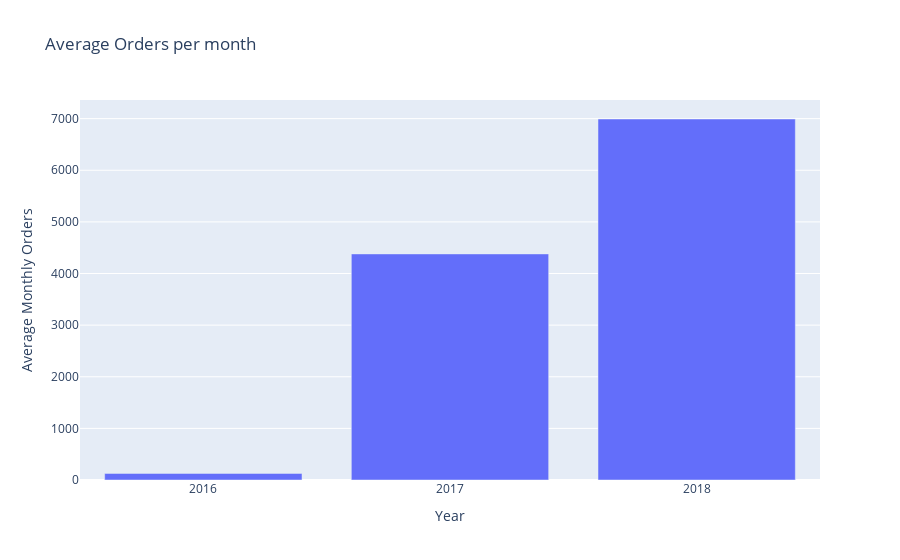

Here is the notebook cell this chart was saved with:
### Code cell
# Plot the average number of orders per month
monthly_orders_fig = px.bar(
    data_frame=average_monthly_orders,
    x="order_purchase_year",
    y="average_monthly_orders",
    title="Average Orders per month")
monthly_orders_fig.update_layout(xaxis_title="Year", yaxis_title="Average Monthly Orders", height=600)
monthly_orders_fig.show()

### Figure 1 — Plotly figure (JSON) as saved in the notebook; plotly's stock layout.template omitted (floating-point values rounded to 4 significant figures)
{"data": [{"alignmentgroup": "True", "hovertemplate": "order_purchase_year=%{x}<br>average_monthly_orders=%{y}<extra></extra>", "legendgroup": "", "marker": {"color": "#636efa", "pattern": {"shape": ""}}, "name": "", "offsetgroup": "", "orientation": "v", "showlegend": false, "textposition": "auto", "type": "bar", "x": ["2016", "2017", "2018"], "xaxis": "x", "y": [127.7, 4380.0, 6993.0], "yaxis": "y"}], "layout": {"autosize": true, "barmode": "relative", "legend": {"tracegroupgap": 0}, "title": {"text": "Average Orders per month"}, "xaxis": {"anchor": "y", "autorange": true, "domain": [0, 1], "range": [-0.5, 2.5], "title": {"text": "Year"}, "type": "category"}, "yaxis": {"anchor": "x", "autorange": true, "domain": [0, 1], "range": [0, 7361.0], "title": {"text": "Average Monthly Orders"}, "type": "linear"}}}
